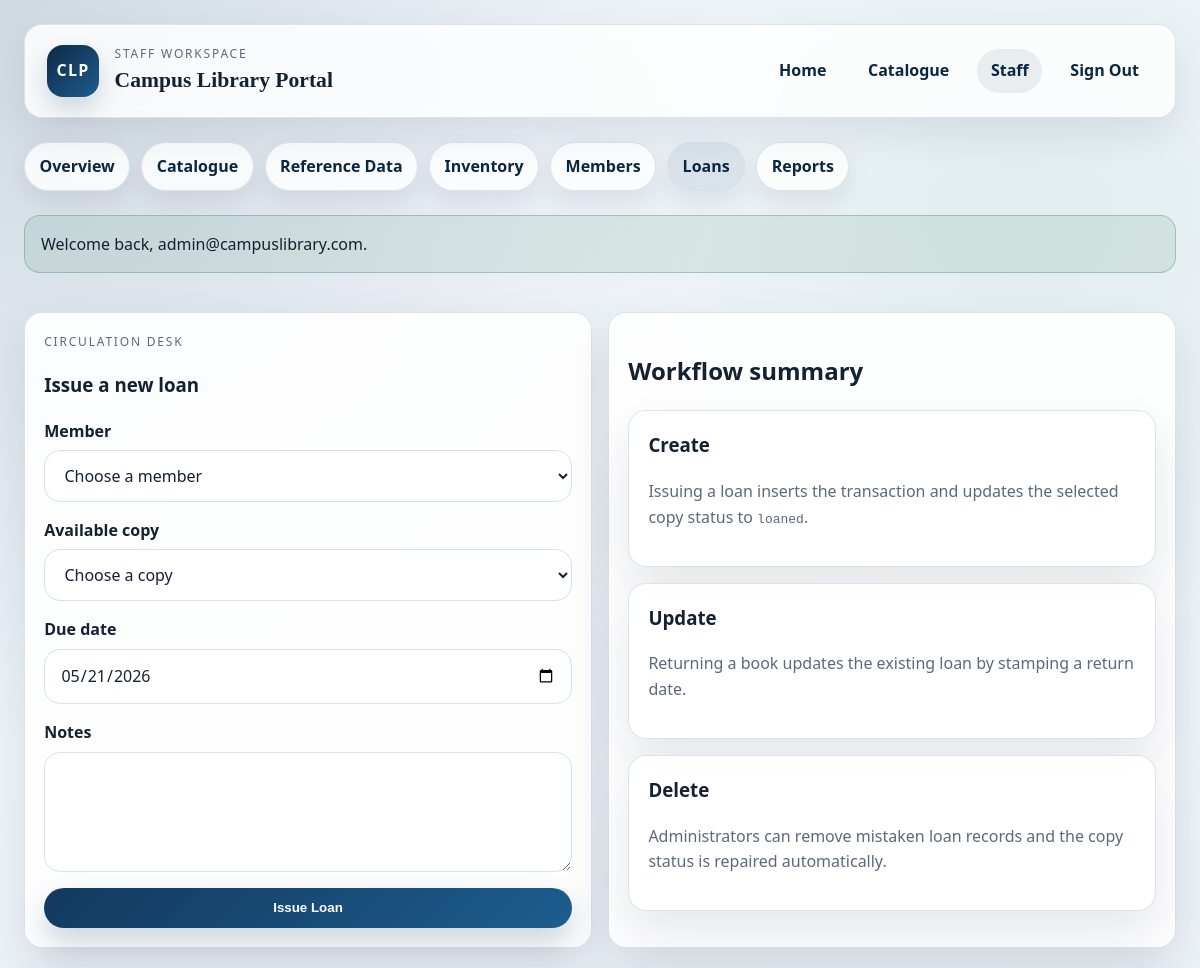
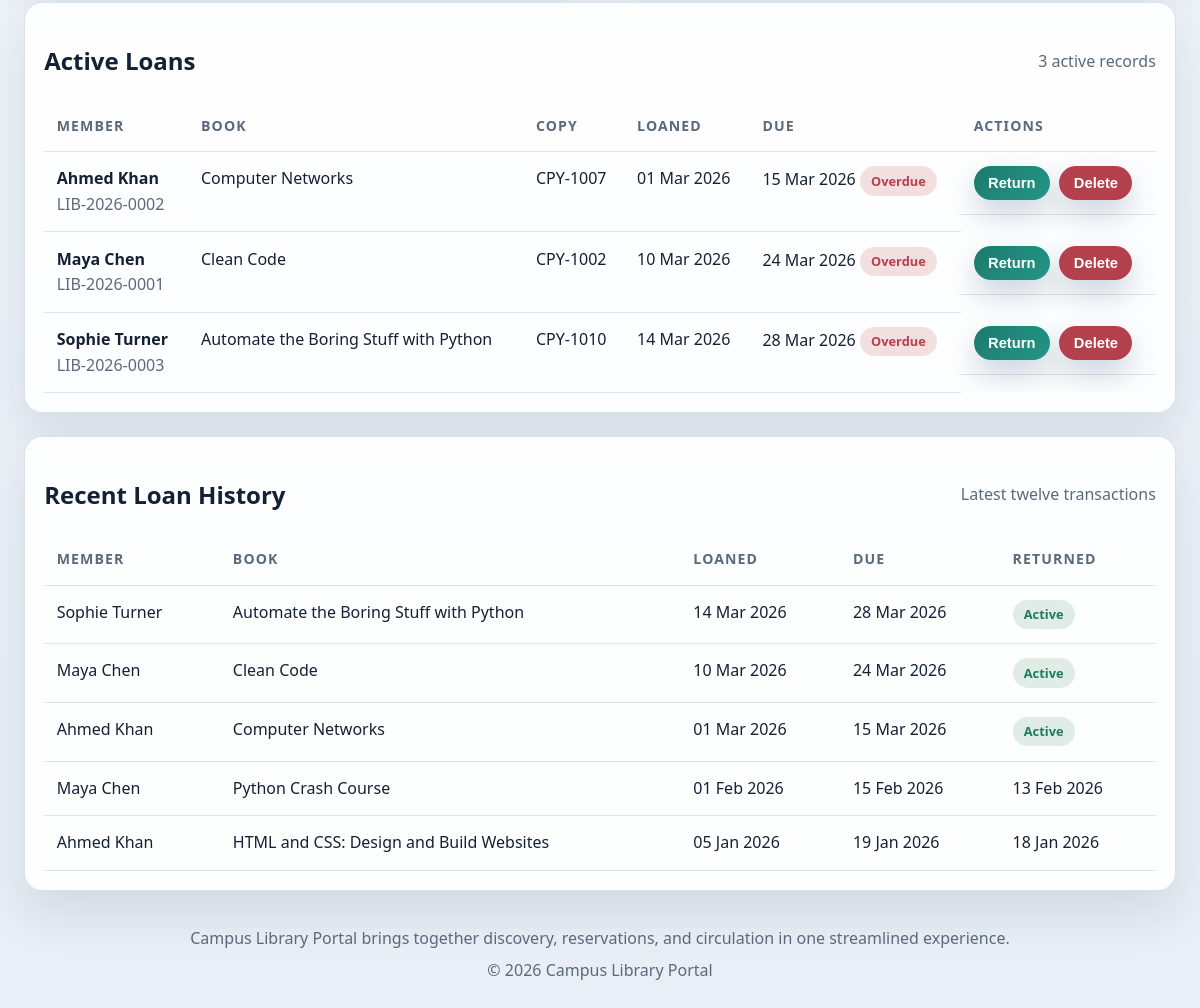
The app's page /admin/loans.php (signed in) with its own data (2 pictures, top to bottom).
### tables this page shows
CREATE TABLE loans (
    id INT NOT NULL AUTO_INCREMENT,
    copy_id INT NOT NULL,
    member_id INT NOT NULL,
    loaned_at DATETIME NOT NULL,
    due_at DATETIME NOT NULL,
    returned_at DATETIME DEFAULT NULL,
    notes TEXT,
    PRIMARY KEY (id),
    CONSTRAINT fk_loans_copy FOREIGN KEY (copy_id) REFERENCES copies (id),
    CONSTRAINT fk_loans_member FOREIGN KEY (member_id) REFERENCES members (id)
);

CREATE TABLE members (
    id INT NOT NULL AUTO_INCREMENT,
    user_id INT NOT NULL,
    membership_number VARCHAR(30) NOT NULL,
    full_name VARCHAR(120) NOT NULL,
    phone VARCHAR(30) DEFAULT NULL,
    course_name VARCHAR(120) DEFAULT NULL,
    joined_on DATE NOT NULL,
    is_active TINYINT(1) NOT NULL DEFAULT 1,
    PRIMARY KEY (id),
    UNIQUE KEY uq_members_user (user_id),
    UNIQUE KEY uq_membership_number (membership_number),
    CONSTRAINT fk_members_user FOREIGN KEY (user_id) REFERENCES users (id)
);

CREATE TABLE books (
    id INT NOT NULL AUTO_INCREMENT,
    title VARCHAR(180) NOT NULL,
    isbn VARCHAR(30) NOT NULL,
    category_id INT NOT NULL,
    publisher_id INT NOT NULL,
    published_year INT DEFAULT NULL,
    summary TEXT,
    featured TINYINT(1) NOT NULL DEFAULT 0,
    is_active TINYINT(1) NOT NULL DEFAULT 1,
    created_at DATETIME NOT NULL,
    PRIMARY KEY (id),
    UNIQUE KEY uq_books_isbn (isbn),
    CONSTRAINT fk_books_category FOREIGN KEY (category_id) REFERENCES categories (id),
    CONSTRAINT fk_books_publisher FOREIGN KEY (publisher_id) REFERENCES publishers (id)
);

CREATE TABLE copies (
    id INT NOT NULL AUTO_INCREMENT,
    book_id INT NOT NULL,
    accession_code VARCHAR(30) NOT NULL,
    shelf_location VARCHAR(30) NOT NULL,
    status ENUM('available', 'loaned', 'maintenance') NOT NULL DEFAULT 'available',
    condition_notes TEXT,
    created_at DATETIME NOT NULL,
    PRIMARY KEY (id),
    UNIQUE KEY uq_copies_accession_code (accession_code),
    CONSTRAINT fk_copies_book FOREIGN KEY (book_id) REFERENCES books (id)
);

### app/includes/db.php (called while the page is built, shortened)
<?php
function db()
{
    static $pdo = null;
    if ($pdo instanceof PDO) {
        return $pdo;
    }
    $dsn = 'mysql:host=' . DB_HOST . ';dbname=' . DB_NAME . ';charset=' . DB_CHARSET;
    try {
        $pdo = new PDO($dsn, DB_USER, DB_PASS);
        $pdo->setAttribute(PDO::ATTR_ERRMODE, PDO::ERRMODE_EXCEPTION);
        $pdo->setAttribute(PDO::ATTR_DEFAULT_FETCH_MODE, PDO::FETCH_ASSOC);
    } catch (PDOException $exception) {
        $GLOBALS['db_connection_error'] = $exception->getMessage();
        return null;
    }
    return $pdo;
}

### admin/loans.php (the view, shortened to what this page needs)
<?php
$formData = array(
    'member_id' => '',
    'copy_id' => '',
    'due_at' => date('Y-m-d', strtotime('+14 days')),
    'notes' => '',
);
$activeLoans = array();
$loanHistory = array();
if (db_ready()) {
    $activeLoans = db()->query('
        SELECT
            l.id,
            l.loaned_at,
            l.due_at,
            m.full_name,
            m.membership_number,
            b.title,
            c.accession_code
        FROM loans l
        INNER JOIN members m ON m.id = l.member_id
        INNER JOIN copies c ON c.id = l.copy_id
        INNER JOIN books b ON b.id = c.book_id
        WHERE l.returned_at IS NULL
        ORDER BY l.due_at ASC
    ')->fetchAll();
    $loanHistory = db()->query('
        SELECT
            l.id,
            l.loaned_at,
            l.due_at,
            l.returned_at,
            m.full_name,
            b.title
        FROM loans l
        INNER JOIN members m ON m.id = l.member_id
        INNER JOIN copies c ON c.id = l.copy_id
        INNER JOIN books b ON b.id = c.book_id
        ORDER BY l.loaned_at DESC
        LIMIT 12
    ')->fetchAll();
}
include dirname(__DIR__) . '/app/includes/header.php';
?>
<section class="grid grid-2">
    <article class="form-panel">
        <p class="eyebrow">Circulation Desk</p>
        <h1>Issue a new loan</h1>
        <form class="stack" method="post" action="loans.php">
            <div class="field">
                <label for="member_id">Member</label>
                <select id="member_id" name="member_id" required>
                    <option value="">Choose a member</option>
                </select>
            </div>
            <div class="field">
                <label for="copy_id">Available copy</label>
                <select id="copy_id" name="copy_id" required>
                    <option value="">Choose a copy</option>
                </select>
            </div>
            <div class="field">
                <label for="due_at">Due date</label>
                <input id="due_at" name="due_at" type="date" value="<?php echo h($formData['due_at']); ?>" required>
            </div>
            <div class="field">
                <label for="notes">Notes</label>
                <textarea id="notes" name="notes"><?php echo h($formData['notes']); ?></textarea>
            </div>
            <button type="submit">Issue Loan</button>
        </form>
    </article>
    <aside class="panel">
        <h2>Workflow summary</h2>
        <div class="stack">
            <div class="card">
                <h3>Create</h3>
                <p class="muted">Issuing a loan inserts the transaction and updates the selected copy status to <code>loaned</code>.</p>
            </div>
            <div class="card">
                <h3>Update</h3>
                <p class="muted">Returning a book updates the existing loan by stamping a return date.</p>
            </div>
            <div class="card">
                <h3>Delete</h3>
                <p class="muted">Administrators can remove mistaken loan records and the copy status is repaired automatically.</p>
            </div>
        </div>
    </aside>
</section>
<section class="table-panel">
    <div class="section-heading">
        <h2>Active Loans</h2>
        <p class="muted"><?php echo h(count($activeLoans)); ?> active records</p>
    </div>
    <div class="table-wrap">
        <table>
            <thead>
                <tr>
                    <th>Member</th>
                    <th>Book</th>
                    <th>Copy</th>
                    <th>Loaned</th>
                    <th>Due</th>
                    <th>Actions</th>
                </tr>
            </thead>
            <tbody>
                <?php foreach ($activeLoans as $loan): ?>
                    <tr>
                        <td>
                            <strong><?php echo h($loan['full_name']); ?></strong>
                            <div class="muted"><?php echo h($loan['membership_number']); ?></div>
                        </td>
                        <td><?php echo h($loan['title']); ?></td>
                        <td><?php echo h($loan['accession_code']); ?></td>
                        <td><?php echo h(format_date_display($loan['loaned_at'])); ?></td>
                        <td>
                            <?php echo h(format_date_display($loan['due_at'])); ?>
                            <?php if (strtotime($loan['due_at']) < time()): ?>
                                <?php echo render_status_badge('Overdue', 'overdue'); ?>
                            <?php endif; ?>
                        </td>
                        <td class="table-actions">
                            <form class="inline-form" method="post" action="loans.php">
                                <button class="button-inline button-secondary" type="submit">Return</button>
                            </form>
                            <form class="inline-form" method="post" action="loans.php" data-confirm="Delete this loan record?">
                                <button class="button-inline button-danger" type="submit">Delete</button>
                            </form>
                        </td>
                    </tr>
                <?php endforeach; ?>
            </tbody>
        </table>
    </div>
</section>
<section class="table-panel">
    <div class="section-heading">
        <h2>Recent Loan History</h2>
        <p class="muted">Latest twelve transactions</p>
    </div>
    <div class="table-wrap">
        <table>
            <thead>
                <tr>
                    <th>Member</th>
                    <th>Book</th>
                    <th>Loaned</th>
                    <th>Due</th>
                    <th>Returned</th>
                </tr>
            </thead>
            <tbody>
                <?php foreach ($loanHistory as $loan): ?>
                    <tr>
                        <td><?php echo h($loan['full_name']); ?></td>
                        <td><?php echo h($loan['title']); ?></td>
                        <td><?php echo h(format_date_display($loan['loaned_at'])); ?></td>
                        <td><?php echo h(format_date_display($loan['due_at'])); ?></td>
                        <td>
                            <?php if ($loan['returned_at']): ?>
                                <?php echo h(format_date_display($loan['returned_at'])); ?>
                            <?php else: ?>
                                <?php echo render_status_badge('Active', 'active'); ?>
                            <?php endif; ?>
                        </td>
                    </tr>
                <?php endforeach; ?>
            </tbody>
        </table>
    </div>
</section>
<?php include dirname(__DIR__) . '/app/includes/footer.php'; ?>

### app/includes/functions.php (shortened to what this page needs)
<?php
require_once __DIR__ . '/db.php';
function h($value)
{
    return htmlspecialchars((string) $value, ENT_QUOTES, 'UTF-8');
}
function format_date_display($value)
{
    $timestamp = strtotime($value);
    return date('d M Y', $timestamp);
}
function status_class($status)
{
    $map = array(
        'success' => 'success',
        'warning' => 'warning',
        'danger' => 'danger',
        'info' => 'info',
        'muted' => 'muted',
        'available' => 'success',
        'loaned' => 'warning',
        'maintenance' => 'muted',
        'pending' => 'warning',
        'ready_for_collection' => 'info',
        'fulfilled' => 'success',
        'cancelled' => 'danger',
        'active' => 'success',
        'inactive' => 'muted',
        'returned' => 'success',
        'overdue' => 'danger',
    );
    return isset($map[$status]) ? $map[$status] : 'info';
}
function render_status_badge($label, $status = '')
{
    $state = $status !== '' ? $status : strtolower(str_replace(' ', '_', $label));
    return '<span class="badge badge-' . h(status_class($state)) . '">' . h($label) . '</span>';
}

### assets/css/styles.css (style rules this page uses)
:root { --bg: #edf3f8; --panel: rgba(255, 255, 255, 0.9); --panel-strong: #dce6ef; --ink: #142033; --muted: #5b697c; --line: #d7e1eb; --brand: #12395f; --brand-deep: #0b2640; --accent: #1b7a6c; --warning: #b27a1b; --danger: #b5404d; --success: #1f7a60; --shadow: 0 22px 48px rgba(12, 28, 48, 0.1); --radius: 18px; }
* { box-sizing: border-box; }
body { margin: 0; background: radial-gradient(circle at top left, rgba(18, 57, 95, 0.16), transparent 32%), radial-gradient(circle at 85% 10%, rgba(27, 122, 108, 0.08), transparent 24%), linear-gradient(180deg, #f3f7fb 0%, #e8eef5 100%); color: var(--ink); font-family: "Avenir Next", "Gill Sans", "Segoe UI", sans-serif; line-height: 1.6; }
.eyebrow { margin: 0; text-transform: uppercase; letter-spacing: 0.15em; font-size: 0.75rem; color: var(--muted); }
.button-link, .button, button, input[type="submit"] { display: inline-flex; align-items: center; justify-content: center; gap: 0.4rem; padding: 0.78rem 1.1rem; border: 0; border-radius: 999px; background: linear-gradient(135deg, var(--brand) 0%, #1d5d8e 100%); color: #fff; font-weight: 700; cursor: pointer; transition: transform 0.18s ease, box-shadow 0.18s ease; box-shadow: 0 14px 30px rgba(18, 57, 95, 0.22); }
.button-secondary { background: linear-gradient(135deg, var(--accent) 0%, #259789 100%); }
.button-danger { background: var(--danger); }
.button-inline { padding: 0.55rem 0.9rem; font-size: 0.92rem; }
.hero, .card, .panel, .table-panel, .form-panel, .metric-grid article, .empty-state { background: var(--panel); border: 1px solid rgba(215, 225, 235, 0.92); border-radius: var(--radius); box-shadow: var(--shadow); }
.section-heading { display: flex; align-items: center; justify-content: space-between; gap: 1rem; }
.grid { display: grid; gap: 1rem; }
.grid-2 { grid-template-columns: repeat(auto-fit, minmax(280px, 1fr)); }
.card, .panel, .table-panel, .form-panel, .empty-state { padding: 1.2rem; }
.card h3, .panel h3, .form-panel h3, .table-panel h3 { margin-top: 0; }
.muted { color: var(--muted); }
.badge { display: inline-flex; align-items: center; gap: 0.35rem; padding: 0.28rem 0.7rem; border-radius: 999px; font-size: 0.8rem; font-weight: 700; }
.badge-success { background: rgba(29, 122, 74, 0.13); color: var(--success); }
.badge-danger { background: rgba(178, 41, 41, 0.14); color: var(--danger); }
.filter-form, .stack, .form-grid, .detail-grid, .action-row { display: grid; gap: 1rem; }
.field { display: grid; gap: 0.35rem; }
label { font-weight: 700; }
input, select, textarea { width: 100%; padding: 0.82rem 0.95rem; border-radius: 1rem; border: 1px solid var(--line); background: rgba(255, 255, 255, 0.96); color: var(--ink); font: inherit; }
textarea { min-height: 120px; resize: vertical; }
.table-wrap { overflow-x: auto; }
table { width: 100%; border-collapse: collapse; }
th, td { padding: 0.88rem 0.78rem; border-bottom: 1px solid rgba(215, 225, 235, 0.85); text-align: left; vertical-align: top; }
th { font-size: 0.88rem; text-transform: uppercase; letter-spacing: 0.08em; color: var(--muted); }
.table-actions, .action-row { display: flex; flex-wrap: wrap; gap: 0.6rem; align-items: center; }
.inline-form { display: inline; }

### records on screen
loans: member.full_name "Ahmed Khan", member.membership_number "LIB-2026-0002", books.title "Computer Networks", copy.accession_code "CPY-1007", loaned_at "01 Mar 2026", due_at "15 Mar 2026", label "Overdue", label "Active"
loans: member.full_name "Maya Chen", member.membership_number "LIB-2026-0001", books.title "Clean Code", copy.accession_code "CPY-1002", loaned_at "10 Mar 2026", due_at "24 Mar 2026", label "Overdue", label "Active"
loans: member.full_name "Sophie Turner", member.membership_number "LIB-2026-0003", books.title "Automate the Boring Stuff with Python", copy.accession_code "CPY-1010", loaned_at "14 Mar 2026", due_at "28 Mar 2026", label "Overdue", label "Active"
loans: member.full_name "Maya Chen", books.title "Python Crash Course", loaned_at "01 Feb 2026", due_at "15 Feb 2026", returned_at "13 Feb 2026"
loans: member.full_name "Ahmed Khan", books.title "HTML and CSS: Design and Build Websites", loaned_at "05 Jan 2026", due_at "19 Jan 2026", returned_at "18 Jan 2026"

### other values on screen
APP_NAME "Campus Library Portal"
$message['message'] "Welcome back, admin@campuslibrary.com."
count($activeLoans) "3"
